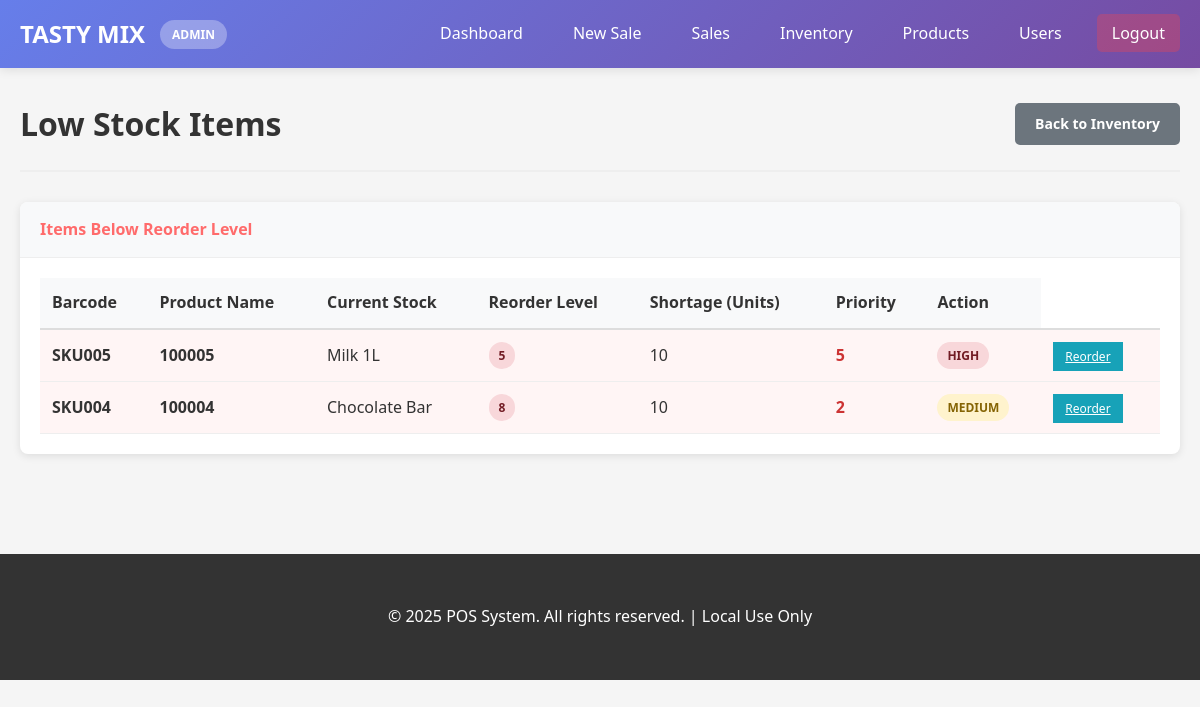
The page /?page=inventory&action=low-stock (signed in) on the database its author committed.
### tables this page shows
CREATE TABLE IF NOT EXISTS products (
    id INT PRIMARY KEY AUTO_INCREMENT,
    sku VARCHAR(100) UNIQUE NOT NULL,
    barcode INT UNIQUE DEFAULT NULL,
    name VARCHAR(255) NOT NULL,
    image VARCHAR(255),
    description TEXT,
    category VARCHAR(100),
    price DECIMAL(10, 2) NOT NULL,
    cost DECIMAL(10, 2) NOT NULL,
    quantity INT DEFAULT 0,
    reorder_level INT DEFAULT 10,
    status ENUM('active', 'inactive') DEFAULT 'active',
    created_at TIMESTAMP DEFAULT CURRENT_TIMESTAMP,
    updated_at TIMESTAMP DEFAULT CURRENT_TIMESTAMP ON UPDATE CURRENT_TIMESTAMP,
    deleted_at TIMESTAMP NULL,
    INDEX idx_sku (sku),
    INDEX idx_barcode (barcode),
    INDEX idx_category (category),
    INDEX idx_quantity (quantity)
);

### src/Controllers/InventoryController.php (called while the page is built, shortened)
<?php
require_once __DIR__ . '/../Models/Inventory.php';
class InventoryController {
    private $inventoryModel;
    public function __construct() {
        $this->inventoryModel = new Inventory();
    }
    public function lowStock() {
        $lowStockItems = $this->inventoryModel->getLowStockItems();
        include __DIR__ . '/../Views/inventory/low-stock.php';
    }
}
?>

### src/Models/Database.php (called while the page is built, shortened)
<?php
class Database {
    private $conn;
    public function __construct() {
        global $pdo;
        $this->conn = $pdo;
    }
    public function query($sql, $params = []) {
        try {
            $stmt = $this->conn->prepare($sql);
            $stmt->execute($params);
            return $stmt;
        } catch(PDOException $e) {
            die("Query error: " . $e->getMessage());
        }
    }
    public function fetchAll($sql, $params = []) {
        $stmt = $this->query($sql, $params);
        return $stmt->fetchAll(PDO::FETCH_ASSOC);
    }
    public function hasColumn($table, $column) {
        try {
            $sql = "SELECT COUNT(*) as cnt FROM INFORMATION_SCHEMA.COLUMNS WHERE TABLE_SCHEMA = DATABASE() AND TABLE_NAME = ? AND COLUMN_NAME = ?";
            $stmt = $this->conn->prepare($sql);
            $stmt->execute([$table, $column]);
            $row = $stmt->fetch(PDO::FETCH_ASSOC);
            return ($row && isset($row['cnt']) && $row['cnt'] > 0);
        } catch (PDOException $e) {
            return false;
        }
    }
}
?>

### src/Models/Inventory.php (called while the page is built, shortened)
<?php
require_once __DIR__ . '/Database.php';
class Inventory extends Database {
    public function getLowStockItems() {
        $fields = "id, sku, name, quantity, reorder_level, (reorder_level - quantity) as shortage";
        if ($this->hasColumn('products', 'barcode')) $fields = "id, sku, barcode, name, quantity, reorder_level, (reorder_level - quantity) as shortage";
        $sql = "SELECT $fields FROM products WHERE quantity <= reorder_level AND deleted_at IS NULL ORDER BY shortage DESC";
        return $this->fetchAll($sql);
    }
}
?>

### src/Views/inventory/low-stock.php (the view, shortened to what this page needs)
<!DOCTYPE html>
<html lang="en">
<head>
    <link rel="stylesheet" href="assets/css/style.css">
</head>
<body>
    <?php include __DIR__ . '/../layouts/header.php'; ?>
    <div class="container">
        <div class="page-header">
            <h1>Low Stock Items</h1>
            <a href="?page=inventory" class="btn btn-secondary">Back to Inventory</a>
        </div>
        <div class="card full-width">
            <div class="card-header" style="color: #ff6b6b;">Items Below Reorder Level</div>
            <div class="card-body">
                <?php if (!empty($lowStockItems)): ?>
                    <table class="table">
                        <thead>
                            <tr>
                                <th>Barcode</th>
                                <th>Product Name</th>
                                <th>Current Stock</th>
                                <th>Reorder Level</th>
                                <th>Shortage (Units)</th>
                                <th>Priority</th>
                                <th>Action</th>
                            </tr>
                        </thead>
                        <tbody>
                            <?php foreach ($lowStockItems as $item): ?>
                                <tr style="background: #fff5f5;">
                                    <td><strong><?php echo htmlspecialchars($item['sku']); ?></strong></td>
                                    <td><strong><?php echo htmlspecialchars($item['barcode'] ?? ''); ?></strong></td>
                                    <td><?php echo htmlspecialchars($item['name']); ?></td>
                                    <td><span class="badge badge-danger"><?php echo $item['quantity']; ?></span></td>
                                    <td><?php echo $item['reorder_level']; ?></td>
                                    <td><strong style="color: #c33;"><?php echo $item['shortage']; ?></strong></td>
                                    <td>
                                        <?php
                                        if ($item['quantity'] == 0) {
                                            echo '<span class="badge" style="background: #c33; color: white;">CRITICAL</span>';
                                        } elseif ($item['quantity'] <= $item['reorder_level'] / 2) {
                                            echo '<span class="badge badge-danger">HIGH</span>';
                                        } else {
                                            echo '<span class="badge badge-warning">MEDIUM</span>';
                                        }
                                        ?>
                                    </td>
                                    <td>
                                        <a href="?page=products&action=edit&id=<?php echo $item['id']; ?>" class="btn-small btn-edit">Reorder</a>
                                    </td>
                                </tr>
                            <?php endforeach; ?>
                        </tbody>
                    </table>
                <?php else: ?>
                    <div style="padding: 20px; text-align: center; background: #f0fff0; border-radius: 5px;">
                        <p style="color: #2d7a2d; font-size: 16px;">✓ All products are well stocked!</p>
                    </div>
                <?php endif; ?>
            </div>
        </div>
    </div>
    <?php include __DIR__ . '/../layouts/footer.php'; ?>
</body>
</html>

### public/assets/css/style.css (style rules this page uses)
* { margin: 0; padding: 0; box-sizing: border-box; }
body { font-family: 'Segoe UI', Tahoma, Geneva, Verdana, sans-serif; background-color: #f5f5f5; color: #333; line-height: 1.6; }
.container { max-width: 1400px; margin: 0 auto; padding: 30px 20px; }
.page-header { display: flex; justify-content: space-between; align-items: center; margin-bottom: 30px; padding-bottom: 20px; border-bottom: 2px solid #eee; }
.page-header h1 { font-size: 32px; color: #333; }
.card { background: white; border-radius: 8px; box-shadow: 0 2px 8px rgba(0, 0, 0, 0.1); overflow: hidden; margin-bottom: 20px; }
.card.full-width { width: 100%; }
.card-header { background: #f8f9fa; padding: 15px 20px; border-bottom: 1px solid #eee; font-weight: 600; color: #333; display: flex; justify-content: space-between; align-items: center; }
.card-body { padding: 20px; }
.btn { display: inline-block; padding: 10px 20px; border: none; border-radius: 5px; cursor: pointer; font-weight: 600; text-decoration: none; transition: all 0.3s; font-size: 14px; }
.btn-secondary { background: #6c757d; color: white; }
.btn-small { padding: 6px 12px; font-size: 12px; margin-right: 5px; }
.btn-edit { background: #17a2b8; color: white; }
.table { width: 100%; border-collapse: collapse; }
.table thead { background: #f8f9fa; border-bottom: 2px solid #ddd; }
.table th { padding: 12px; text-align: left; font-weight: 600; color: #333; }
.table td { padding: 12px; border-bottom: 1px solid #eee; }
.badge { display: inline-block; padding: 4px 10px; border-radius: 20px; font-size: 12px; font-weight: 600; white-space: nowrap; }
.badge-danger { background: #f8d7da; color: #721c24; }
.badge-warning { background: #fff3cd; color: #856404; }

### rows shown on the page
products: sku "SKU005", barcode "100005", name "Milk 1L", quantity "5", reorder_level "10", shortage "5", shows "HIGH"
products: sku "SKU004", barcode "100004", name "Chocolate Bar", quantity "8", reorder_level "10", shortage "2", shows "MEDIUM"

### other values the page prints
$_SESSION['role'] "ADMIN"
